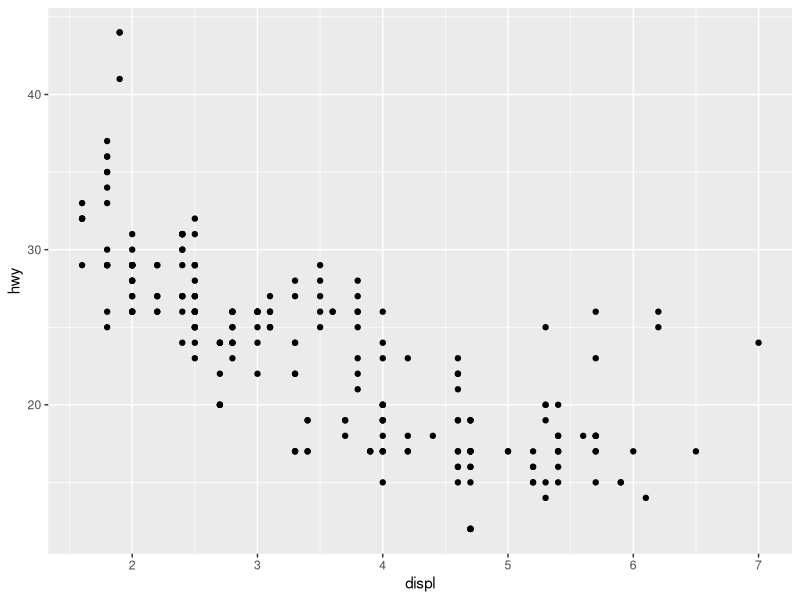
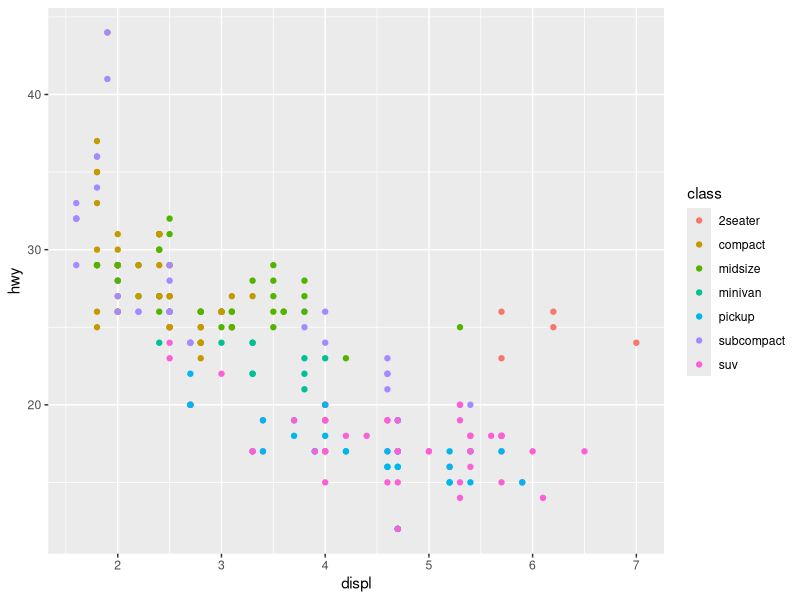
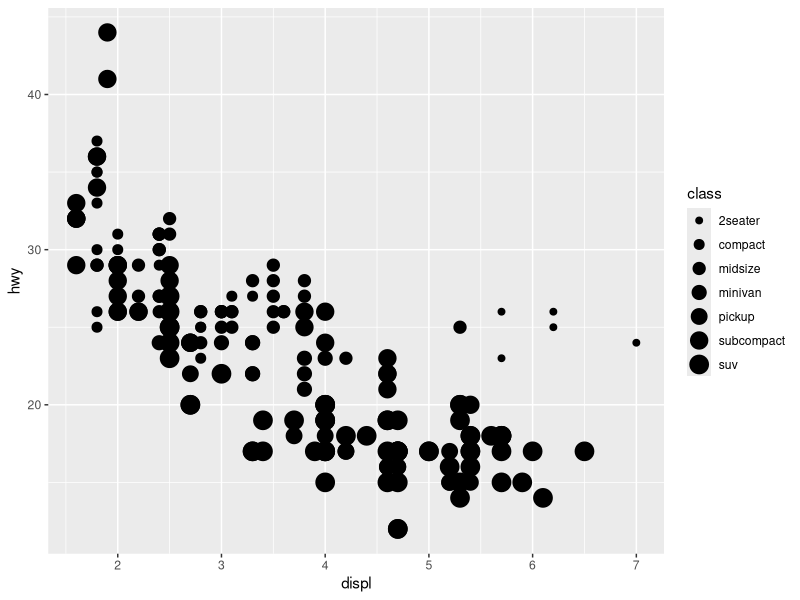
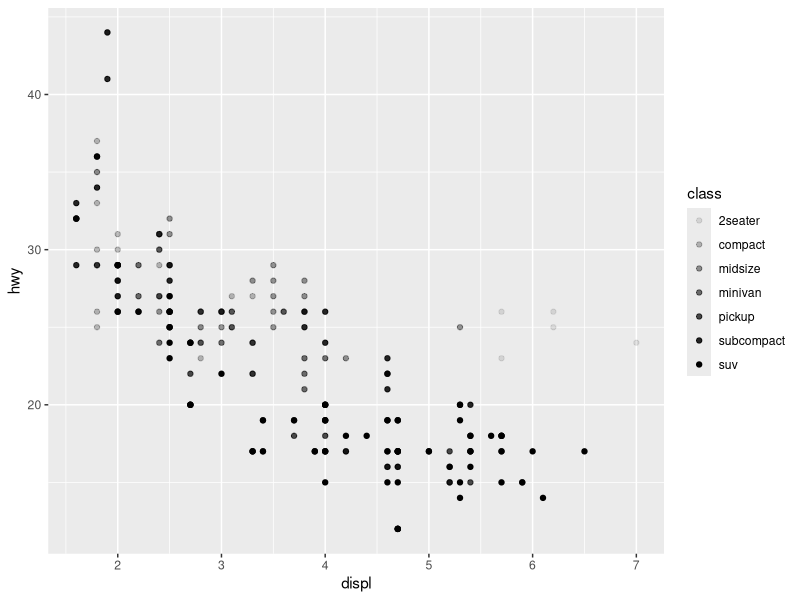
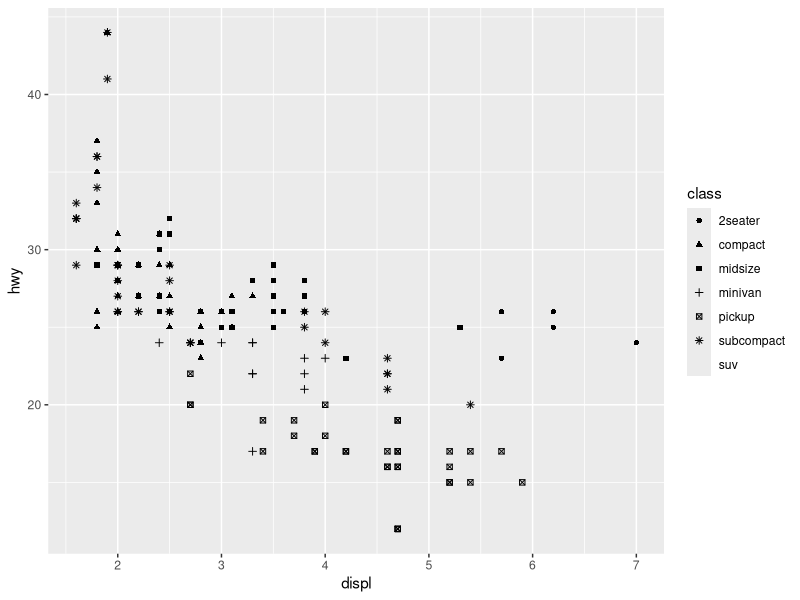
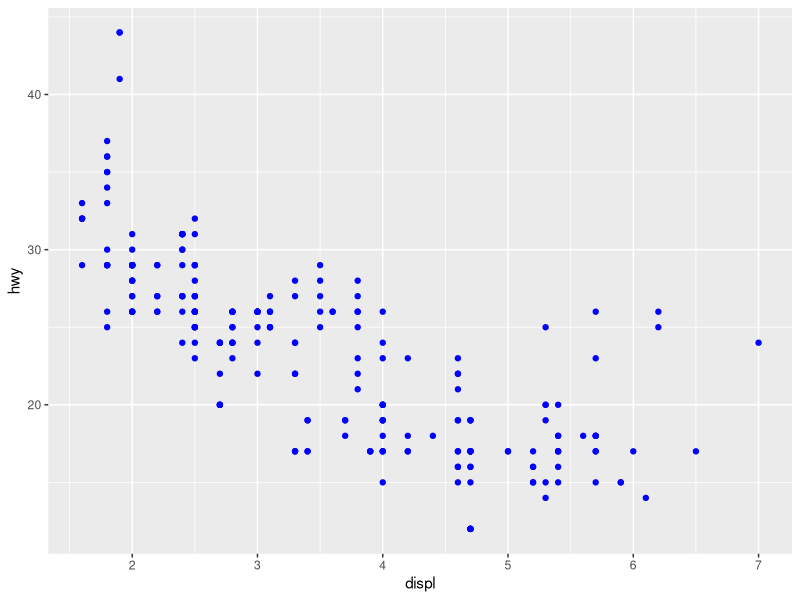
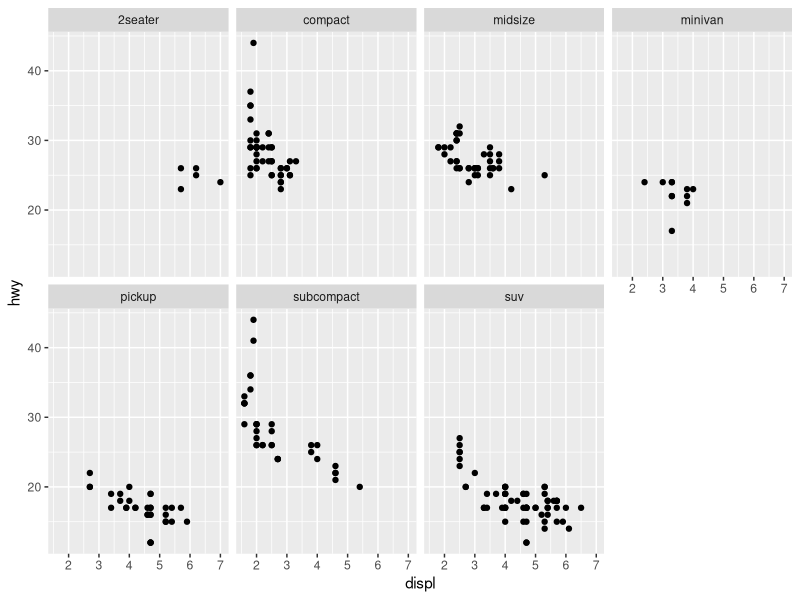
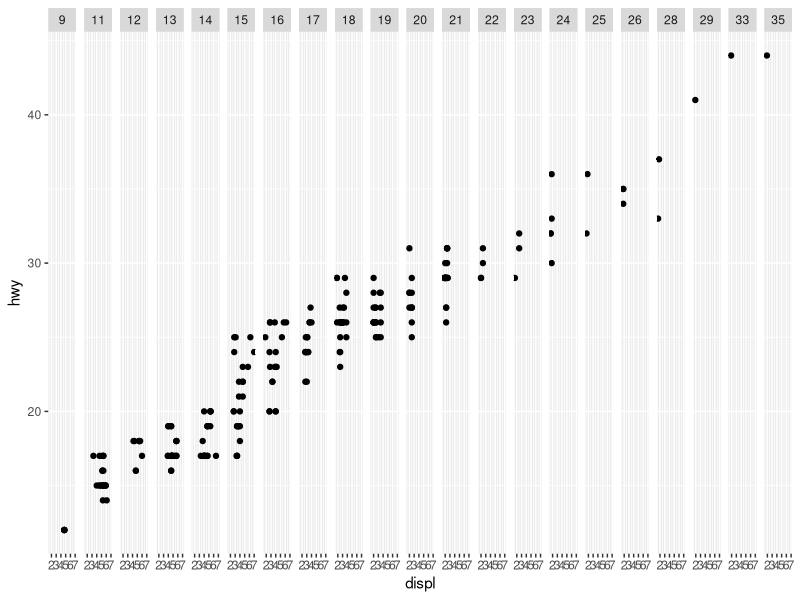

Generate these figures, in order, with R: (Note: this script raises an error after producing the figures.)
## ---- chunk 1
knitr::opts_chunk$set(echo = TRUE)
## ---- chunk 2
library(tidyverse)
## ---- chunk 3
# ggplot(data = <DATA>) + 
#   <GEOM_FUNCTION>(
#      mapping = aes(<MAPPINGS>),
#      stat = <STAT>, 
#      position = <POSITION>
#   ) +
#   <COORDINATE_FUNCTION> +
#   <FACET_FUNCTION>

## ---- chunk 4
ggplot(data=mpg)+
  geom_point(mapping = aes(x=displ,y=hwy))#散点图

###用法
#ggplot(data = <DATA>) + 
#  <GEOM_FUNCTION>(mapping = aes(<MAPPINGS>))

# 
# nrow(mpg)
# ncol(mpg)
# dim(mpg)
# ?mpg
# ggplot(data=mpg)+
#   geom_point(mapping = aes(cyl,hwy))

#数据的维度不仅可以有value,还可以有level
#比如不同种类的不同值，这个不同种类可以用不同形状或者不同颜色、不同大小对level进行区分。
#pch 散点图的性状，内置有25种，
# ![图点类型](https://d33wubrfki0l68.cloudfront.net/58a48d625b4bd494cd685dd9998f5c74e9c16907/211c6/visualize_files/figure-html/shapes-1.png)

ggplot(data = mpg) + 
  geom_point(mapping = aes(x = displ, y = hwy, color = class))

ggplot(data = mpg) + 
  geom_point(mapping = aes(x = displ, y = hwy, size = class))
#> Warning: Using size for a discrete variable is not advised.

ggplot(data = mpg) + 
  geom_point(mapping = aes(x = displ, y = hwy, alpha = class))

ggplot(data = mpg) + 
  geom_point(mapping = aes(x = displ, y = hwy, shape = class))

ggplot(data = mpg) + 
  geom_point(mapping = aes(x = displ, y = hwy), color = "blue")

# ggplot(data = mpg) + 
#   geom_point(mapping = aes(x = displ, y = hwy, color = displ<5)

## ---- chunk 5
 ggplot(data = mpg) + 
   geom_point(mapping = aes(x = displ, y = hwy)) + 
   facet_wrap(~ class, nrow = 2) #facet_wrap ~这个后面跟一个分类变量
 
 ggplot(data = mpg) + 
   geom_point(mapping = aes(x = displ, y = hwy)) + 
   facet_grid(.~ cty)
 
 
 
 ggplot(data = mpg) + 
   geom_point(mapping = aes(x = displ, y = hwy)) +
   facet_grid(drv ~ .)
 
 ggplot(data = mpg) + 
   geom_point(mapping = aes(x = displ, y = hwy)) +
   facet_grid(. ~ cyl)
             

ggplot(data = mpg) + 
  geom_point(mapping = aes(x = displ, y = hwy)) +
  facet_grid(drv ~ .)


ggplot(data = mpg) + 
  geom_point(mapping = aes(x = displ, y = hwy)) +
  facet_grid(. ~ cyl)
## ---- chunk 6
ggplot(data = mpg) + 
  geom_point(mapping = aes(x = displ, y = hwy))#散点图

ggplot(data = mpg) + 
  geom_smooth(mapping = aes(x = displ, y = hwy)) #拟合曲线

ggplot(data = mpg) + 
  geom_point(mapping = aes(x = displ, y = hwy))+
  geom_smooth(mapping = aes(x = displ, y = hwy,linetype=drv))#添加拟合曲线图层
ggplot(data=mpg)+  
  geom_smooth(mapping = aes(x = displ, y = hwy,colour=drv))#添加拟合曲线图层

#geom_smooth(se=F) SE指的曲线是包不包括散点的区间


#条形图 geom_bar
ggplot(data=diamonds)+
  geom_bar(mapping = aes(x=cut)) #横坐标cut等级，纵坐标计数（bar底层是有计数函数的）

ggplot(data = diamonds) + 
  geom_bar(mapping = aes(x = cut, y = stat(prop), group = 1))# 百分比

#当以分类变量作为Fill的时候，有三个位置可以选择，identity（堆叠） dodge,合并， fill 填充满

## ---- chunk 7
#coord_flip()转换坐标系 
ggplot(data = mpg, mapping = aes(x = class, y = hwy)) + 
  geom_boxplot()
ggplot(data = mpg, mapping = aes(x = class, y = hwy)) + 
  geom_boxplot() +
  coord_flip()


#coord_polar 转化为极坐标系（玫瑰图就是这样做的）
bar <- ggplot(data = diamonds) + 
  geom_bar(
    mapping = aes(x = cut, fill = cut), 
    show.legend = FALSE,
    width = 1
  ) + 
  theme(aspect.ratio = 1) +
  labs(x = NULL, y = NULL)

bar + coord_flip()
bar + coord_polar()
## ---- chunk 8
by_dest <- group_by(flights, dest)
delay <- summarise(by_dest,
  count = n(),
  dist = mean(distance, na.rm = TRUE),
  delay = mean(arr_delay, na.rm = TRUE)
)
delay <- filter(delay, count > 20, dest != "HNL")

delays <- flights%>%
  group_by(dest)%>%
  summarise(
    count=n(),
    dist=mean(distance,na.rm = T),
    delay=mean(arr_delay,na.rm = T)
            )%>%
  filter(count>20,dest !='HNL')

# sd(x), IQR(x), mad(x) min(x), quantile(x, 0.25), max(x) first(x), nth(x, 2), last(x)
# n_distinct(x)#去重后的

